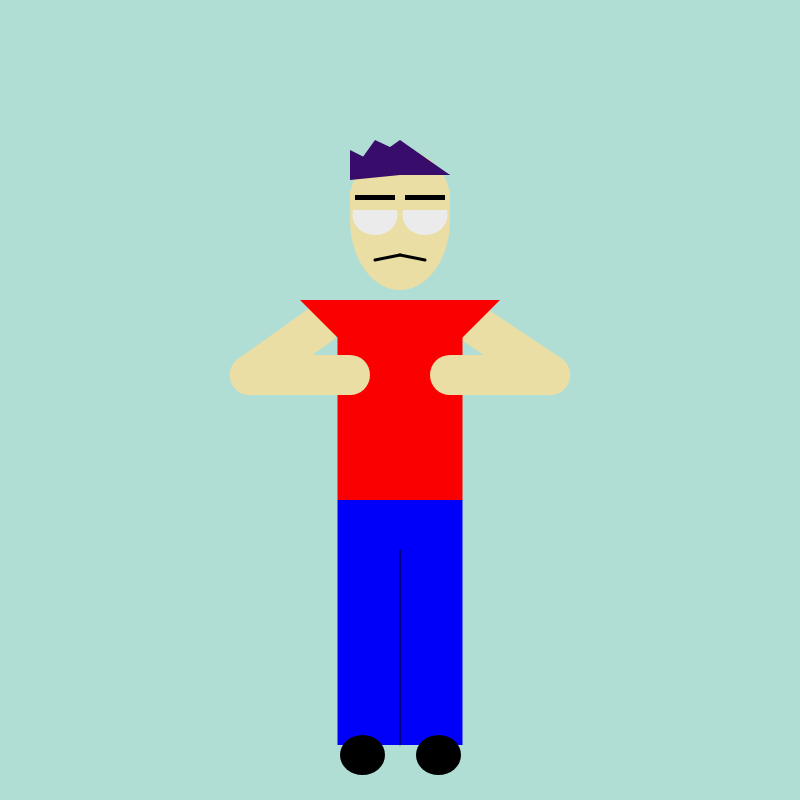
Frame 1 (no input)
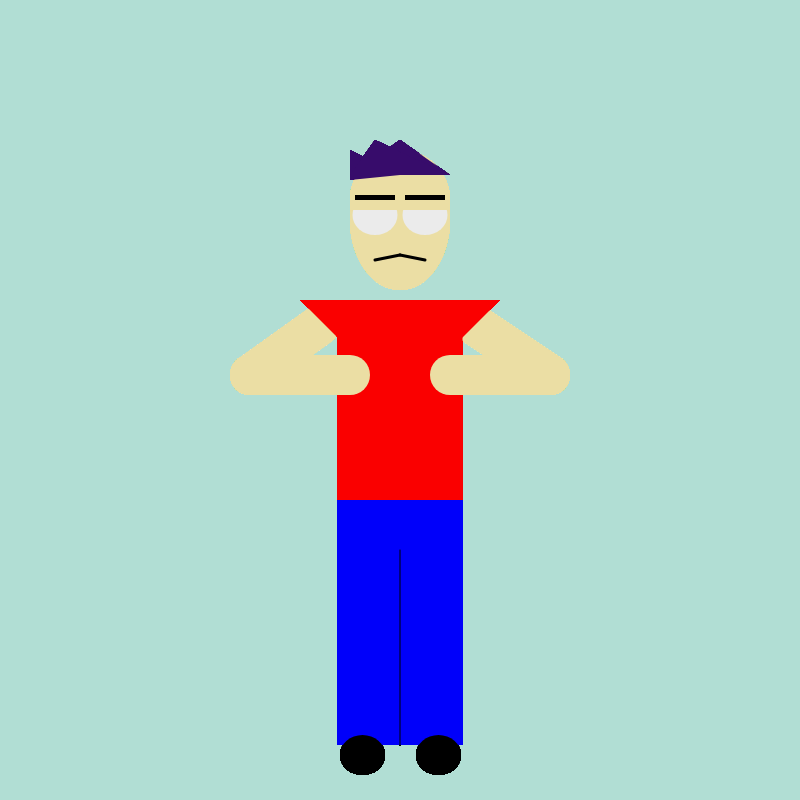
Frame 60 (no input)
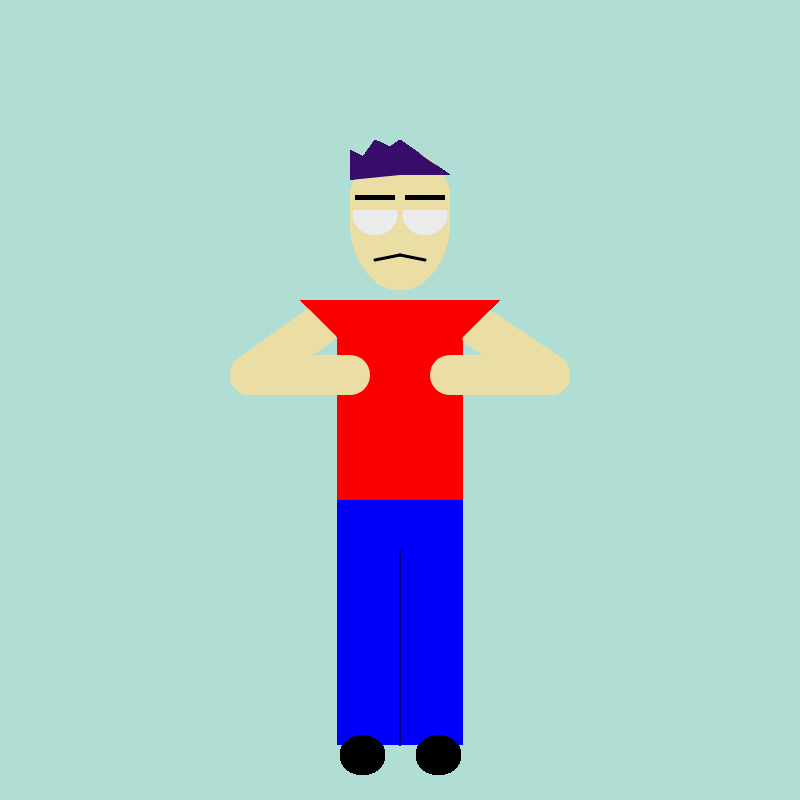
Frame 120 (the mouse pressed at the canvas centre since frame 60)

The p5.js sketch that drew these frames (run headless with seeded random() and noise() and a simulated clock; from frame 60 on, the mouse is pressed at the canvas centre):

// p5.js sketch
// ── sketch.js
function setup() {
  createCanvas(800,800);
  background(177, 222, 212)
  
}

function draw() {
  //head
  fill(235, 222, 164)
  noStroke()
  ellipse(400, 200, 100,100)
  ellipse(400, 220, 100,140)
  
  //eyes
  fill(235)
  noStroke()
  ellipse(425, 215, 45, 40)
  ellipse(375, 215, 45, 40)
  
  fill(235, 222, 164)
  rect(350, 190,100,20)
  
  //brows
  fill(0)
  rect(355, 195, 40, 5)
  rect(405, 195, 40, 5)
  
  // mof
  stroke(0)
  strokeWeight(3)
  line(400, 255, 425, 260)
  line(400, 255, 375, 260)
  

  
  //hair
  noStroke()
  fill(55,12,107)
  triangle(350,150,350,180,400,175)
  triangle(400,140,350,175,450,175)
  triangle(375,140,350,175,450,175)
  
  //arms
  stroke(235, 222, 164)
  strokeWeight(40)
  line(320,325, 250,375)
  line(250,375, 350,375)
  
   //arms 2
  stroke(235, 222, 164)
  strokeWeight(40)
  line(475,325, 550,375)
  
  
  //body
  noStroke()
  fill(250,0,0)
  triangle(300,300, 400,400, 500,300)
  rect(337.5,300, 125,200)
  fill(0,0,250)
  rect(337.5,500, 125,245)
  stroke(0)
  strokeWeight(1)
  line(400,550, 400,745)
  
  rect
  //feet
  fill(0)
  noStroke()
  ellipse(438.5, 755, 45, 40)
  ellipse(362.5, 755, 45, 40)
  
  //forearms
  stroke(235, 222, 164)
  strokeWeight(40)
  line(250,375, 350,375)
  line(450,375, 550,375)
}
